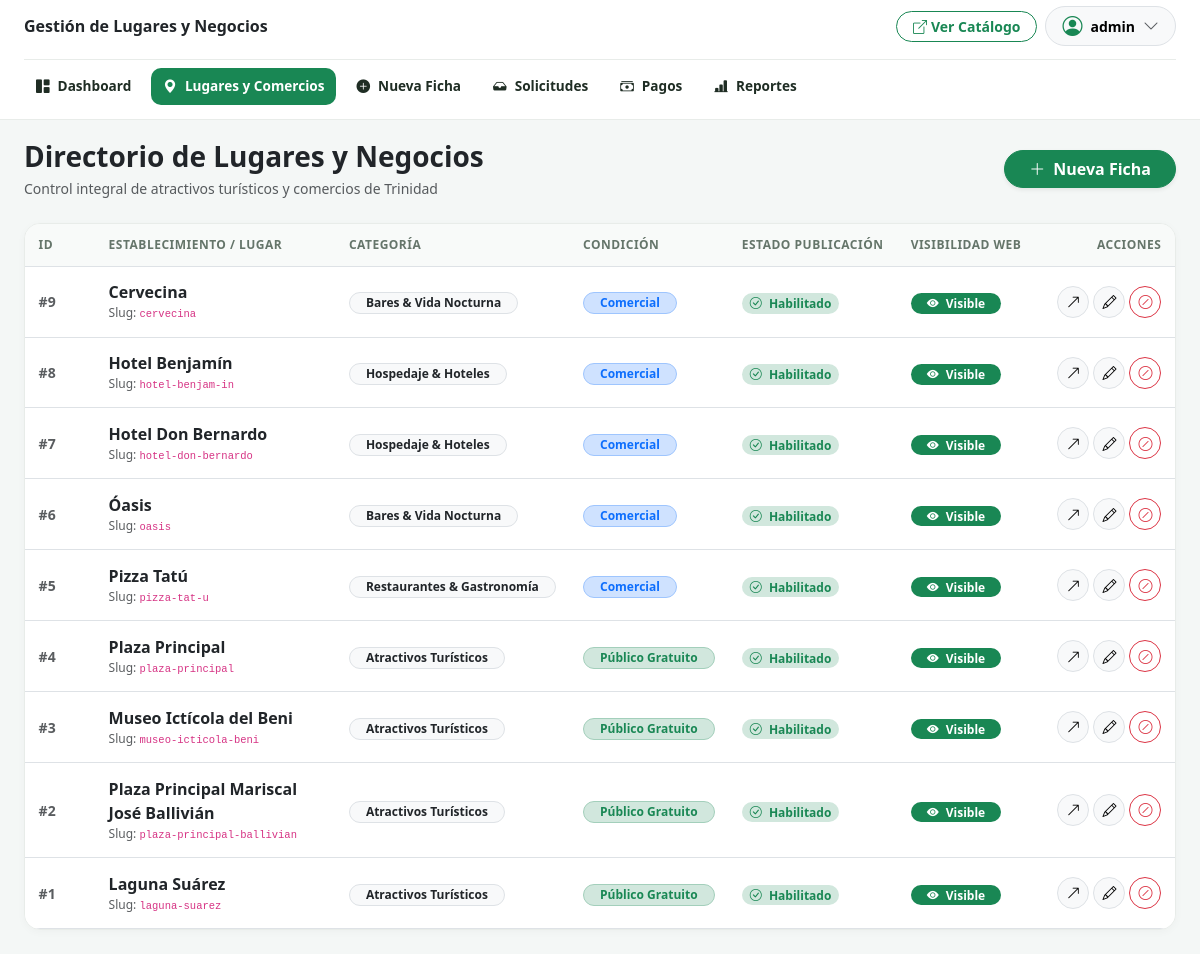
/public/admin/lugares (signed in), run on the app's committed database.
### tables this page shows
CREATE TABLE `lugares` (
  `id_lugar` int(11) NOT NULL,
  `id_categoria` int(11) NOT NULL,
  `id_solicitud_origen` int(11) DEFAULT NULL,
  `nombre` varchar(150) NOT NULL,
  `slug` varchar(160) NOT NULL,
  `descripcion` text NOT NULL,
  `direccion` varchar(255) NOT NULL,
  `referencia_ubicacion` varchar(255) DEFAULT NULL,
  `coordenadas_gps` varchar(100) DEFAULT NULL,
  `telefono_contacto` varchar(50) DEFAULT NULL,
  `whatsapp_contacto` varchar(50) DEFAULT NULL,
  `email_contacto` varchar(120) DEFAULT NULL,
  `horario_atencion` varchar(200) DEFAULT NULL,
  `tipo_lugar` enum('PUBLICO','COMERCIAL') NOT NULL,
  `created_at` timestamp NOT NULL DEFAULT current_timestamp(),
  `updated_at` timestamp NOT NULL DEFAULT current_timestamp() ON UPDATE current_timestamp()
);

CREATE TABLE `categorias` (
  `id_categoria` int(11) NOT NULL,
  `nombre` varchar(100) NOT NULL,
  `slug` varchar(100) NOT NULL,
  `descripcion` varchar(255) DEFAULT NULL,
  `icono` varchar(50) NOT NULL DEFAULT 'bi-tag',
  `tipo_defecto` enum('PUBLICO','COMERCIAL') NOT NULL DEFAULT 'COMERCIAL',
  `activo` tinyint(1) NOT NULL DEFAULT 1,
  `created_at` timestamp NOT NULL DEFAULT current_timestamp()
);

### app/Core/Controller.php (called while the page is built, shortened)
<?php
abstract class Controller {
    protected array $config;
    public function __construct() {
        $this->config = require dirname(__DIR__, 2) . '/config/app.php';
    }
    protected function render(string $viewPath, array $data = [], string $layout = 'publico'): void {
        extract($data, EXTR_SKIP);
        $baseUrl = rtrim($this->config['base_url'], '/');
        $viewFile = dirname(__DIR__) . "/Views/{$viewPath}.php";
        require $viewFile;
    }
}

### app/Controllers/Admin/LugarController.php (called while the page is built, shortened)
<?php
class LugarController extends Controller {
    private Lugar $lugarModel;
    public function __construct() {
        $this->lugarModel = new Lugar();
    }
    public function index(): void {
        $lugares = $this->lugarModel->listarParaAdmin();
        $mensaje = $_SESSION['admin_flash'] ?? null;
        $this->render('admin/lugares/index', [
            'titulo'    => 'Gestión de Lugares y Negocios',
            'lugares'   => $lugares,
            'mensaje'   => $mensaje,
            'csrfToken' => CsrfMiddleware::obtenerToken()
        ], 'admin');
    }
}

### public/index.php (called while the page is built, shortened)
<?php
$router = require APP_PATH . '/bootstrap.php';
$router->dispatch();

### config/app.php (called while the page is built)
<?php
return [
    'app_name'     => 'Trinidad Turismo & Directorio Comercial',
    'app_env'      => 'local',
    'base_url'     => 'http://localhost/trinidad_turismo/public',
    'timezone'     => 'America/La_Paz',
    'currency'     => 'Bs',
    'tarifa_base'  => 250.00,
    'version'      => '1.0.0',
    'session_name' => 'TRINI_TURISMO_SESSID'
];

### app/Core/Autoloader.php (called while the page is built, shortened)
<?php
class Autoloader {
    public static function loadClass(string $className): void {
        $prefix = 'App\\';
        $baseDir = dirname(__DIR__) . DIRECTORY_SEPARATOR;
        $len = strlen($prefix);
        $relativeClass = substr($className, $len);
        $file = $baseDir . str_replace('\\', DIRECTORY_SEPARATOR, $relativeClass) . '.php';
    }
}

### app/Core/Database.php (called while the page is built, shortened)
<?php
class Database {
    private static ?PDO $instance = null;
    public static function getConnection(): PDO {
        if (self::$instance === null) {
            $configFile = dirname(__DIR__, 2) . '/config/database.php';
            $config = require $configFile;
            $dsn = sprintf(
                'mysql:host=%s;port=%d;dbname=%s;charset=%s',
                $config['host'],
                $config['port'] ?? 3306,
                $config['database'],
                $config['charset'] ?? 'utf8mb4'
            );
            $options = [
                PDO::ATTR_ERRMODE            => PDO::ERRMODE_EXCEPTION,
                PDO::ATTR_DEFAULT_FETCH_MODE => PDO::FETCH_ASSOC,
                PDO::ATTR_EMULATE_PREPARES   => false,
                PDO::MYSQL_ATTR_INIT_COMMAND => "SET NAMES {$config['charset']} COLLATE utf8mb4_unicode_ci"
            ];
            try {
                self::$instance = new PDO($dsn, $config['username'], $config['password'], $options);
            } catch (PDOException $e) {
                error_log("Fallo crítico de conexión PDO: " . $e->getMessage());
                throw new RuntimeException("Error al conectar con la base de datos MariaDB: " . $e->getMessage());
            }
        }
        return self::$instance;
    }
}

### config/database.php (called while the page is built)
<?php
return [
    'host'     => '127.0.0.1',
    'port'     => 3306,
    'database' => 'trinidad_turismo_db',
    'username' => 'root',
    'password' => '',
    'charset'  => 'utf8mb4'
];

### app/Services/PublicacionService.php (called while the page is built, shortened)
<?php
class PublicacionService {
    public static function getSqlCondicionVisibilidad(string $aliasLugar = 'l', string $aliasPub = 'pub'): string {
        return "(
            ({$aliasLugar}.tipo_lugar = 'PUBLICO' AND {$aliasPub}.aprobado = 1 AND {$aliasPub}.habilitado = 1)
            OR
            ({$aliasLugar}.tipo_lugar = 'COMERCIAL' AND {$aliasPub}.aprobado = 1 AND {$aliasPub}.habilitado = 1 AND EXISTS (
                SELECT 1 FROM vigencias v
                INNER JOIN pagos p ON v.id_pago = p.id_pago
                WHERE v.id_lugar = {$aliasLugar}.id_lugar
                  AND p.estado = 'CONFIRMADO'
                  AND CURDATE() >= v.fecha_inicio
                  AND CURDATE() < v.fecha_vencimiento
            ))
        )";
    }
}

### app/Models/Lugar.php (called while the page is built, shortened)
<?php
class Lugar {
    private PDO $db;
    public function __construct() {
        $this->db = Database::getConnection();
    }
    public function listarParaAdmin(): array {
        $visibilidad = PublicacionService::getSqlCondicionVisibilidad('l', 'pub');
        $sql = "SELECT l.id_lugar, l.nombre, l.slug, l.tipo_lugar, l.created_at,
                       c.nombre AS categoria,
                       pub.aprobado, pub.habilitado, pub.motivo_suspension,
                       v.fecha_vencimiento,
                       (SELECT f.nombre_archivo FROM fotografias f WHERE f.id_lugar = l.id_lugar AND f.es_principal = 1 LIMIT 1) AS imagen,
                       CASE WHEN {$visibilidad} THEN 1 ELSE 0 END AS es_visible
                FROM lugares l
                INNER JOIN categorias c ON l.id_categoria = c.id_categoria
                LEFT JOIN publicaciones pub ON l.id_lugar = pub.id_lugar
                LEFT JOIN (
                    SELECT vg.id_lugar, MAX(vg.fecha_vencimiento) AS fecha_vencimiento
                    FROM vigencias vg INNER JOIN pagos pg ON pg.id_pago = vg.id_pago
                    WHERE pg.estado = 'CONFIRMADO'
                    GROUP BY vg.id_lugar
                ) v ON l.id_lugar = v.id_lugar
                ORDER BY l.id_lugar DESC";
        return $this->db->query($sql)->fetchAll();
    }
}

### app/Views/admin/lugares/index.php (the view, shortened to what this page needs)
<div class="container-fluid p-0">
    <div class="d-flex justify-content-between align-items-center mb-4 flex-wrap gap-2">
        <div>
            <h3 class="fw-bold text-dark mb-1">Directorio de Lugares y Negocios</h3>
            <p class="text-muted small mb-0">Control integral de atractivos turísticos y comercios de Trinidad</p>
        </div>
        <a href="<?= htmlspecialchars($baseUrl) ?>/admin/lugares/crear" class="btn btn-success rounded-pill px-4 fw-bold shadow-sm">
            <i class="bi bi-plus-lg me-1"></i> Nueva Ficha
        </a>
    </div>
    <div class="admin-card overflow-hidden">
        <div class="table-responsive">
            <table class="table admin-table align-middle mb-0">
                <thead>
                    <tr>
                        <th style="width: 70px;">ID</th>
                        <th>Establecimiento / Lugar</th>
                        <th>Categoría</th>
                        <th>Condición</th>
                        <th>Estado Publicación</th>
                        <th>Visibilidad Web</th>
                        <th class="text-end" style="width: 140px;">Acciones</th>
                    </tr>
                </thead>
                <tbody>
                    <?php if (!empty($lugares)): ?>
                        <?php foreach ($lugares as $l): ?>
                            <tr>
                                <td class="text-muted fw-bold small">#<?= $l['id_lugar'] ?></td>
                                <td>
                                    <div class="fw-bold text-dark"><?= htmlspecialchars($l['nombre']) ?></div>
                                    <small class="text-muted d-block text-truncate" style="max-width: 280px; font-size: 0.75rem;">
                                        Slug: <code><?= htmlspecialchars($l['slug']) ?></code>
                                    </small>
                                </td>
                                <td>
                                    <span class="badge bg-light text-dark border rounded-pill px-3 py-1">
                                        <?= htmlspecialchars($l['categoria']) ?>
                                    </span>
                                </td>
                                <td>
                                    <span class="badge <?= $l['tipo_lugar'] === 'PUBLICO' ? 'bg-success-subtle text-success border border-success-subtle' : 'bg-primary-subtle text-primary border border-primary-subtle' ?> rounded-pill px-3 py-1">
                                        <?= $l['tipo_lugar'] === 'PUBLICO' ? 'Público Gratuito' : 'Comercial' ?>
                                    </span>
                                </td>
                                <td>
                                    <?php if ($l['habilitado']): ?>
                                        <span class="badge bg-success-subtle text-success rounded-pill px-2 py-1">
                                            <i class="bi bi-check-circle me-1"></i> Habilitado
                                        </span>
                                    <?php else: ?>
                                        <span class="badge bg-danger-subtle text-danger rounded-pill px-2 py-1">
                                            <i class="bi bi-slash-circle me-1"></i> Deshabilitado
                                        </span>
                                    <?php endif; ?>
                                </td>
                                <td>
                                    <?php if ($l['es_visible']): ?>
                                        <span class="badge bg-success rounded-pill px-3 py-1">
                                            <i class="bi bi-eye-fill me-1"></i> Visible
                                        </span>
                                    <?php endif; ?>
                                </td>
                                <td class="text-end">
                                    <div class="d-inline-flex gap-1">
                                        <?php if ($l['es_visible']): ?>
                                            <a href="<?= htmlspecialchars($baseUrl) ?>/catalogo/detalle?slug=<?= urlencode($l['slug']) ?>"
                                               target="_blank" class="btn btn-light btn-sm border rounded-circle" title="Ver en el sitio público" style="width: 32px; height: 32px; display: flex; align-items: center; justify-content: center;">
                                                <i class="bi bi-arrow-up-right"></i>
                                            </a>
                                        <?php endif; ?>
                                        <a href="<?= htmlspecialchars($baseUrl) ?>/admin/lugares/editar?id=<?= $l['id_lugar'] ?>"
                                           class="btn btn-light btn-sm border rounded-circle" title="Editar Ficha" style="width: 32px; height: 32px; display: flex; align-items: center; justify-content: center;">
                                            <i class="bi bi-pencil"></i>
                                        </a>
                                        <form action="<?= htmlspecialchars($baseUrl) ?>/admin/lugares/cambiar-habilitacion" method="POST" class="d-inline m-0">
                                            <button type="submit" class="btn btn-sm rounded-circle <?= $l['habilitado'] ? 'btn-outline-danger' : 'btn-outline-success' ?>"
                                                    title="<?= $l['habilitado'] ? 'Suspender/Deshabilitar' : 'Habilitar' ?>"
                                                    style="width: 32px; height: 32px; display: flex; align-items: center; justify-content: center;">
                                                <i class="bi <?= $l['habilitado'] ? 'bi-slash-circle' : 'bi-check-circle' ?>"></i>
                                            </button>
                                        </form>
                                    </div>
                                </td>
                            </tr>
                        <?php endforeach; ?>
                    <?php endif; ?>
                </tbody>
            </table>
        </div>
    </div>
</div>

### public/assets/css/admin.css (style rules this page uses)
:root { --admin-sidebar-bg: #092611; --admin-sidebar-hover: #123d1e; --admin-sidebar-active: #198754; --admin-gold: #ffc107; --admin-body-bg: #f4f7f6; --admin-card-border: #e8ece9; --admin-text-main: #1f2d24; --admin-text-muted: #65756a; --sidebar-width: 260px; --topbar-height: 64px; --transition: all 0.25s cubic-bezier(0.4, 0, 0.2, 1); }
body { background-color: var(--admin-body-bg); color: var(--admin-text-main); font-family: system-ui, -apple-system, "Segoe UI", Roboto, Helvetica, Arial, sans-serif; min-height: 100vh; overflow-x: hidden; }
.admin-card { background: #ffffff; border: 1px solid var(--admin-card-border); border-radius: 16px; box-shadow: 0 2px 8px rgba(0, 0, 0, 0.03); }
@media (min-width: 992px) { :root { --topbar-height: 120px; } }
.admin-table { min-width: 520px; }
.admin-table th { background-color: #f8faf9 !important; color: var(--admin-text-muted); font-size: 0.75rem; font-weight: 700; text-transform: uppercase; letter-spacing: 0.5px; padding: 0.75rem 0.85rem; white-space: nowrap; }
.admin-table td { padding: 0.85rem; vertical-align: middle; }

### data on the page
lugares: id_lugar "9", nombre "Cervecina", slug "cervecina", id_categoria.nombre "Bares & Vida Nocturna", tipo_lugar "Comercial"
lugares: id_lugar "8", nombre "Hotel Benjamín", slug "hotel-benjam-in", id_categoria.nombre "Hospedaje & Hoteles", tipo_lugar "Comercial"
lugares: id_lugar "7", nombre "Hotel Don Bernardo", slug "hotel-don-bernardo", id_categoria.nombre "Hospedaje & Hoteles", tipo_lugar "Comercial"
lugares: id_lugar "6", nombre "Óasis", slug "oasis", id_categoria.nombre "Bares & Vida Nocturna", tipo_lugar "Comercial"
lugares: id_lugar "5", nombre "Pizza Tatú", slug "pizza-tat-u", id_categoria.nombre "Restaurantes & Gastronomía", tipo_lugar "Comercial"
lugares: id_lugar "4", nombre "Plaza Principal", slug "plaza-principal", id_categoria.nombre "Atractivos Turísticos", tipo_lugar "Público Gratuito"
lugares: id_lugar "3", nombre "Museo Ictícola del Beni", slug "museo-icticola-beni", id_categoria.nombre "Atractivos Turísticos", tipo_lugar "Público Gratuito"
lugares: id_lugar "2", nombre "Plaza Principal Mariscal José Ballivián", slug "plaza-principal-ballivian", id_categoria.nombre "Atractivos Turísticos", tipo_lugar "Público Gratuito"
lugares: id_lugar "1", nombre "Laguna Suárez", slug "laguna-suarez", id_categoria.nombre "Atractivos Turísticos", tipo_lugar "Público Gratuito"

### other printed values
$titulo "Gestión de Lugares y Negocios"
$_SESSION['admin_user'] "admin"
